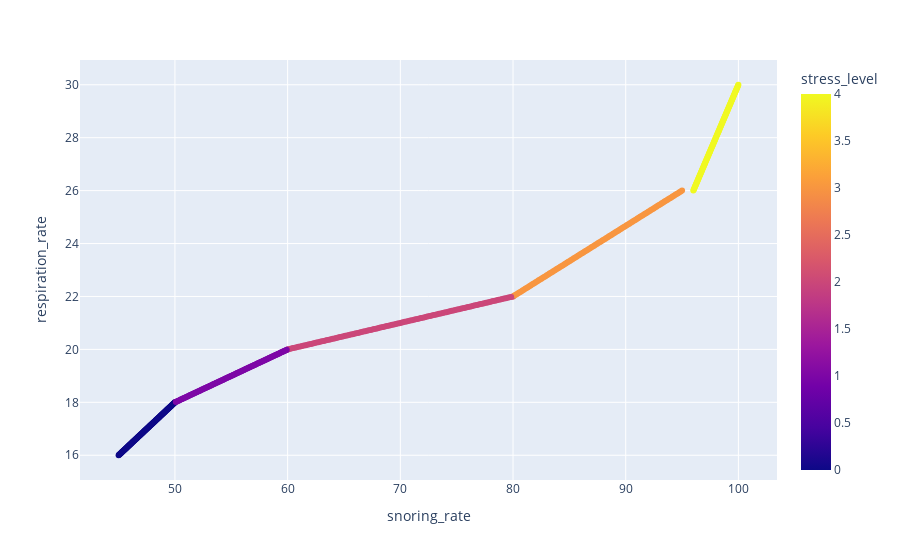
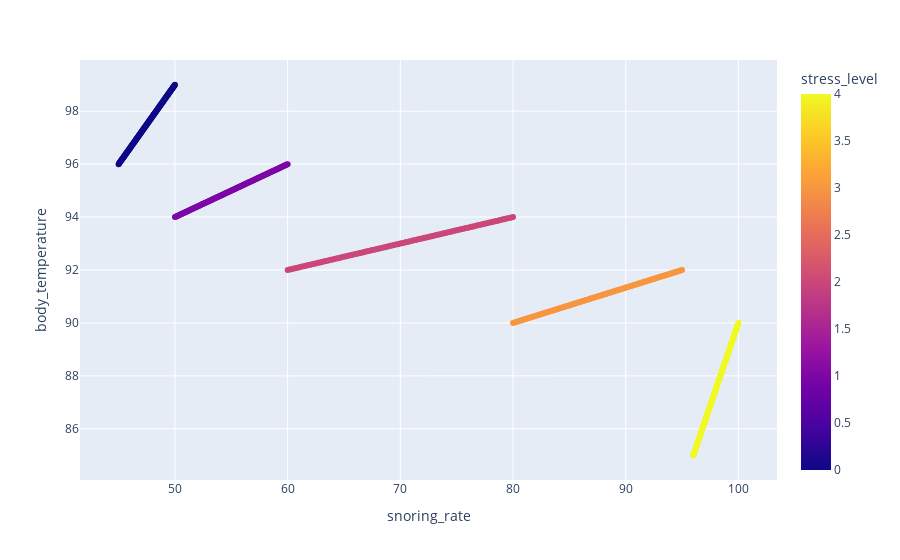
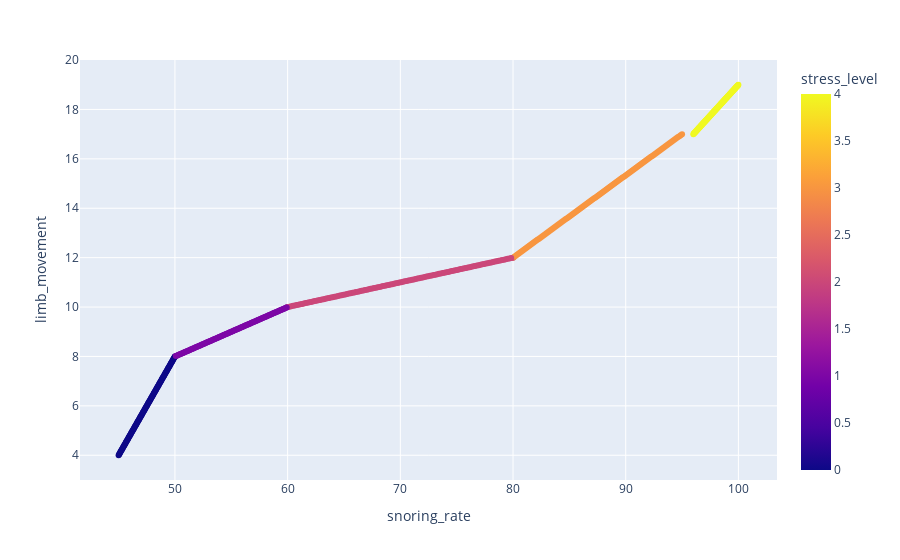
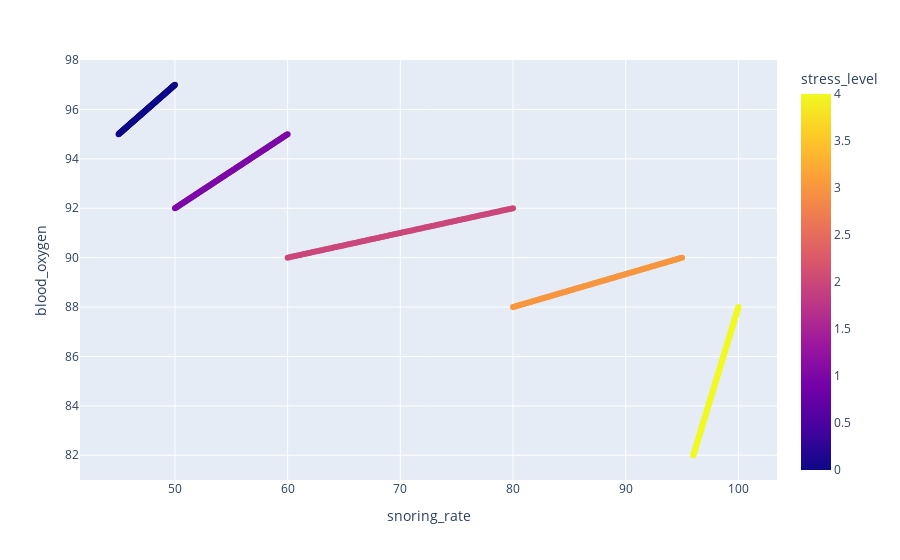

The cell these charts' notebook holds for them, in order:
### Code cell
cols = []
for col1 in df.columns:
    cols.append(col1)
    for col2 in df.columns:
        if col2 not in cols:
            figure = px.scatter(data_frame = df, x=col1, y=col2, color= 'stress_level')
            figure.show()

### Figure 1 — Plotly figure (JSON) as saved in the notebook; plotly's stock layout.template omitted (floating-point values rounded to 4 significant figures; data arrays with more than 128 entries replaced by an {"elided": "..."} marker saying what was removed)
{"data": [{"hovertemplate": "snoring_rate=%{x}<br>respiration_rate=%{y}<br>stress_level=%{marker.color}<extra></extra>", "legendgroup": "", "marker": {"color": {"elided": "630 int values"}, "coloraxis": "coloraxis", "symbol": "circle"}, "mode": "markers", "name": "", "orientation": "v", "showlegend": false, "type": "scatter", "x": {"elided": "630 float values"}, "xaxis": "x", "y": {"elided": "630 float values"}, "yaxis": "y"}], "layout": {"coloraxis": {"colorbar": {"title": {"text": "stress_level"}}, "colorscale": [[0, "#0d0887"], [0.1111, "#46039f"], [0.2222, "#7201a8"], [0.3333, "#9c179e"], [0.4444, "#bd3786"], [0.5556, "#d8576b"], [0.6667, "#ed7953"], [0.7778, "#fb9f3a"], [0.8889, "#fdca26"], [1, "#f0f921"]]}, "legend": {"tracegroupgap": 0}, "margin": {"t": 60}, "xaxis": {"anchor": "y", "domain": [0, 1], "title": {"text": "snoring_rate"}}, "yaxis": {"anchor": "x", "domain": [0, 1], "title": {"text": "respiration_rate"}}}}

### Figure 2 — Plotly figure (JSON) as saved in the notebook; plotly's stock layout.template omitted (floating-point values rounded to 4 significant figures; data arrays with more than 128 entries replaced by an {"elided": "..."} marker saying what was removed)
{"data": [{"hovertemplate": "snoring_rate=%{x}<br>body_temperature=%{y}<br>stress_level=%{marker.color}<extra></extra>", "legendgroup": "", "marker": {"color": {"elided": "630 int values"}, "coloraxis": "coloraxis", "symbol": "circle"}, "mode": "markers", "name": "", "orientation": "v", "showlegend": false, "type": "scatter", "x": {"elided": "630 float values"}, "xaxis": "x", "y": {"elided": "630 float values"}, "yaxis": "y"}], "layout": {"coloraxis": {"colorbar": {"title": {"text": "stress_level"}}, "colorscale": [[0, "#0d0887"], [0.1111, "#46039f"], [0.2222, "#7201a8"], [0.3333, "#9c179e"], [0.4444, "#bd3786"], [0.5556, "#d8576b"], [0.6667, "#ed7953"], [0.7778, "#fb9f3a"], [0.8889, "#fdca26"], [1, "#f0f921"]]}, "legend": {"tracegroupgap": 0}, "margin": {"t": 60}, "xaxis": {"anchor": "y", "domain": [0, 1], "title": {"text": "snoring_rate"}}, "yaxis": {"anchor": "x", "domain": [0, 1], "title": {"text": "body_temperature"}}}}

### Figure 3 — Plotly figure (JSON) as saved in the notebook; plotly's stock layout.template omitted (floating-point values rounded to 4 significant figures; data arrays with more than 128 entries replaced by an {"elided": "..."} marker saying what was removed)
{"data": [{"hovertemplate": "snoring_rate=%{x}<br>limb_movement=%{y}<br>stress_level=%{marker.color}<extra></extra>", "legendgroup": "", "marker": {"color": {"elided": "630 int values"}, "coloraxis": "coloraxis", "symbol": "circle"}, "mode": "markers", "name": "", "orientation": "v", "showlegend": false, "type": "scatter", "x": {"elided": "630 float values"}, "xaxis": "x", "y": {"elided": "630 float values"}, "yaxis": "y"}], "layout": {"coloraxis": {"colorbar": {"title": {"text": "stress_level"}}, "colorscale": [[0, "#0d0887"], [0.1111, "#46039f"], [0.2222, "#7201a8"], [0.3333, "#9c179e"], [0.4444, "#bd3786"], [0.5556, "#d8576b"], [0.6667, "#ed7953"], [0.7778, "#fb9f3a"], [0.8889, "#fdca26"], [1, "#f0f921"]]}, "legend": {"tracegroupgap": 0}, "margin": {"t": 60}, "xaxis": {"anchor": "y", "domain": [0, 1], "title": {"text": "snoring_rate"}}, "yaxis": {"anchor": "x", "domain": [0, 1], "title": {"text": "limb_movement"}}}}

### Figure 4 — Plotly figure (JSON) as saved in the notebook; plotly's stock layout.template omitted (floating-point values rounded to 4 significant figures; data arrays with more than 128 entries replaced by an {"elided": "..."} marker saying what was removed)
{"data": [{"hovertemplate": "snoring_rate=%{x}<br>blood_oxygen=%{y}<br>stress_level=%{marker.color}<extra></extra>", "legendgroup": "", "marker": {"color": {"elided": "630 int values"}, "coloraxis": "coloraxis", "symbol": "circle"}, "mode": "markers", "name": "", "orientation": "v", "showlegend": false, "type": "scatter", "x": {"elided": "630 float values"}, "xaxis": "x", "y": {"elided": "630 float values"}, "yaxis": "y"}], "layout": {"coloraxis": {"colorbar": {"title": {"text": "stress_level"}}, "colorscale": [[0, "#0d0887"], [0.1111, "#46039f"], [0.2222, "#7201a8"], [0.3333, "#9c179e"], [0.4444, "#bd3786"], [0.5556, "#d8576b"], [0.6667, "#ed7953"], [0.7778, "#fb9f3a"], [0.8889, "#fdca26"], [1, "#f0f921"]]}, "legend": {"tracegroupgap": 0}, "margin": {"t": 60}, "xaxis": {"anchor": "y", "domain": [0, 1], "title": {"text": "snoring_rate"}}, "yaxis": {"anchor": "x", "domain": [0, 1], "title": {"text": "blood_oxygen"}}}}
